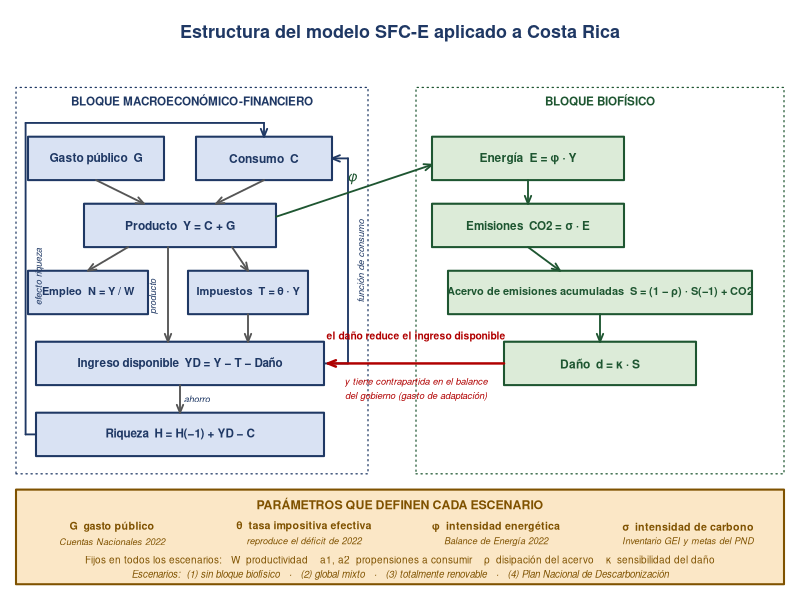

Source code (R):
## Diagrama de flujo del modelo SFC-E (punto A.17 del compendio)
png(file.path("salidas","Figura_diagrama_modelo.png"),
    width = 3300, height = 2200, res = 300)
par(mar = c(0,0,2.4,0), xaxs = "i", yaxs = "i")
plot(NA, xlim = c(0,100), ylim = c(0,70), axes = FALSE, xlab = "", ylab = "")

AZ<-"#1F3864"; AZC<-"#D9E2F3"; VE<-"#1E5631"; VEC<-"#DCEBD8"
NAR<-"#7F5200"; NARC<-"#FBE7C6"; GR<-"#555555"; RO<-"#B00000"

caja <- function(x,y,w,txt,bo,re,cex=0.72,h=5.5){
  rect(x-w/2,y-h/2,x+w/2,y+h/2,border=bo,col=re,lwd=2)
  text(x,y,txt,cex=cex,font=2,col=bo)
}
fl <- function(x1,y1,x2,y2,col=GR,lwd=1.8,lty=1)
  arrows(x1,y1,x2,y2,length=0.085,angle=22,col=col,lwd=lwd,lty=lty)
etq <- function(x,y,t,col=GR,cex=0.58,srt=0)
  text(x,y,t,cex=cex,col=col,font=3,srt=srt)

title(main="Estructura del modelo SFC-E aplicado a Costa Rica",
      cex.main=1.08,col.main=AZ,font.main=2,line=0.5)

## ================= BLOQUE MACROECONÓMICO-FINANCIERO =================
rect(2,16,46,65,border=AZ,col=NA,lwd=1.2,lty=3)
text(24,63.4,"BLOQUE MACROECONÓMICO-FINANCIERO",col=AZ,cex=0.7,font=2)

caja(12,56,17,"Gasto público  G",AZ,AZC)
caja(33,56,17,"Consumo  C",AZ,AZC)
caja(22.5,47.5,24,"Producto  Y = C + G",AZ,AZC)
caja(11,39,15,"Empleo  N = Y / W",AZ,AZC,0.66)
caja(31,39,15,"Impuestos  T = θ · Y",AZ,AZC,0.66)
caja(22.5,30,36,"Ingreso disponible  YD = Y − T − Daño",AZ,AZC,0.70)
caja(22.5,21,36,"Riqueza  H = H(−1) + YD − C",AZ,AZC,0.70)

fl(12,53.25,18,50.25); fl(33,53.25,27,50.25)
fl(16,44.75,11,41.75); fl(29,44.75,31,41.75)
fl(21,44.75,21,32.75); etq(19.2,38.5,"producto",AZ,0.55,90)
fl(31,36.25,31,32.75)
fl(22.5,27.25,22.5,23.75); etq(24.6,25.5,"ahorro",AZ,0.55)

## YD -> C  (función de consumo), por la derecha
segments(40.5,30,43.5,30,col=AZ,lwd=1.8); segments(43.5,30,43.5,56,col=AZ,lwd=1.8)
fl(43.5,56,41.5,56,AZ); etq(45.1,43,"función de consumo",AZ,0.56,90)
## H(-1) -> C  (efecto riqueza), por la izquierda
segments(4.5,21,3.2,21,col=AZ,lwd=1.8); segments(3.2,21,3.2,60.5,col=AZ,lwd=1.8)
segments(3.2,60.5,33,60.5,col=AZ,lwd=1.8); fl(33,60.5,33,58.75,AZ)
etq(4.9,41,"efecto riqueza",AZ,0.56,90)

## ========================= BLOQUE BIOFÍSICO =========================
rect(52,16,98,65,border=VE,col=NA,lwd=1.2,lty=3)
text(75,63.4,"BLOQUE BIOFÍSICO",col=VE,cex=0.7,font=2)

caja(66,56,24,"Energía  E = φ · Y",VE,VEC)
caja(66,47.5,24,"Emisiones  CO2 = σ · E",VE,VEC,0.70)
caja(75,39,38,"Acervo de emisiones acumuladas  S = (1 − ρ) · S(−1) + CO2",VE,VEC,0.66)
caja(75,30,24,"Daño  d = κ · S",VE,VEC)

fl(34.5,48.6,54,55.2,VE); etq(44,53.4,"φ",VE,0.85)
fl(66,53.25,66,50.25,VE)
fl(66,44.75,70,41.75,VE)
fl(75,36.25,75,32.75,VE)

## ====================== RETROALIMENTACIÓN ======================
fl(63,30,41,30,RO,2.4)
text(52,33.4,"el daño reduce el ingreso disponible",col=RO,cex=0.62,font=2)
text(52,27.6,"y tiene contrapartida en el balance",col=RO,cex=0.56,font=3)
text(52,25.8,"del gobierno (gasto de adaptación)",col=RO,cex=0.56,font=3)

## ====================== PARÁMETROS DE ESCENARIO ======================
rect(2,2,98,14,border=NAR,col=NARC,lwd=2)
text(50,12.2,"PARÁMETROS QUE DEFINEN CADA ESCENARIO",col=NAR,cex=0.74,font=2)
px<-c(14,38,62,86)
pl<-c("G  gasto público","θ  tasa impositiva efectiva",
      "φ  intensidad energética","σ  intensidad de carbono")
pd<-c("Cuentas Nacionales 2022","reproduce el déficit de 2022",
      "Balance de Energía 2022","Inventario GEI y metas del PND")
for(i in 1:4){ text(px[i],9.3,pl[i],col=NAR,cex=0.64,font=2)
               text(px[i],7.4,pd[i],col=NAR,cex=0.55,font=3) }
text(50,5.0,"Fijos en todos los escenarios:   W  productividad    a1, a2  propensiones a consumir    ρ  disipación del acervo    κ  sensibilidad del daño",
     col=NAR,cex=0.6)
text(50,3.2,"Escenarios:  (1) sin bloque biofísico   ·   (2) global mixto   ·   (3) totalmente renovable   ·   (4) Plan Nacional de Descarbonización",
     col=NAR,cex=0.58,font=3)
dev.off(); cat("Diagrama generado.\n")
